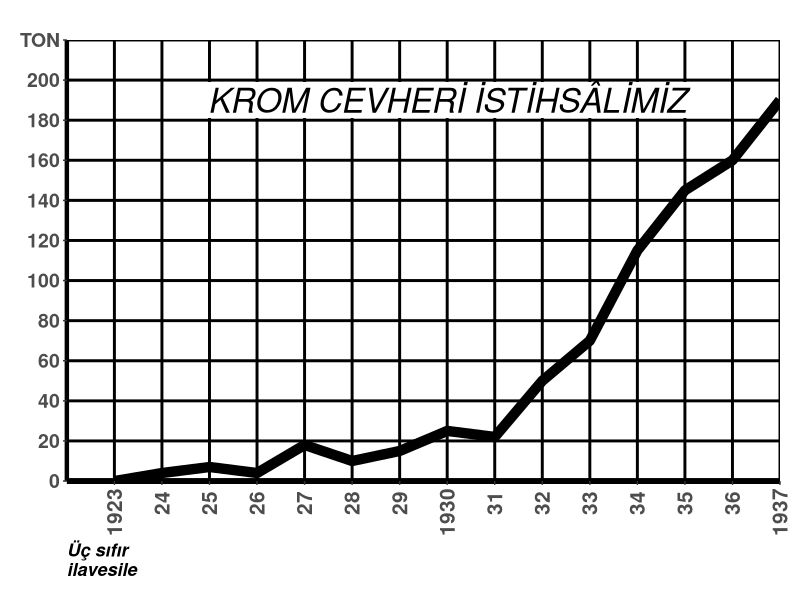

Here is the R script that generated this plot:
library(ggplot2)
tarih <- c(1923,1924,1925,1926,1927,1928,1929,1930,1931,1932,1933,1934,1935,1936,1937)
miktar <- c(0,4,7,4,18,10,15,25,22,50,70,115,145,160,190)
KromCevheri <- data.frame(tarih,miktar)
ggplot(KromCevheri, aes(tarih,miktar)) + geom_line(size=3.5) + 
  labs(caption=
         "Üç sıfır \nilavesile") +
  theme_classic() +
  theme(panel.grid.major = element_line(colour = "black", size = 1)) +
  theme(axis.title = element_blank()) +
  theme(axis.text.x = element_text(angle = 90, face = "bold", size = 15, vjust = 0.5)) +
  theme(axis.text.y = element_text(face="bold", size=14)) +
  theme(axis.line.x = element_line(size = 2)) +
  theme(axis.line.y = element_line(size = 1.5)) +
  theme(plot.caption = element_text(hjust=0, face="bold.italic", size=13)) +
  theme(plot.margin = unit(c(2,1,1,1), "lines")) +
  scale_x_continuous(
    limits = c(1922,1937),
    breaks = c(1923,1924,1925,1926,1927,1928,1929,1930,1931,1932,1933,1934,1935,1936,1937),
    label = c("1923","   24","   25","   26","   27","   28","   29",
              "1930","   31","   32","   33","   34","   35","   36","1937"),
    expand = c(0,0)
  ) +
  scale_y_continuous(
    limits = c(0,220),
    breaks = c(0,20,40,60,80,100,120,140,160,180,200,220),
    label = c("0","20","40","60","80","100","120","140","160","180","200","TON"),
    expand = c(0,0)
  ) +
  annotate(geom="rect", xmin = 1924.05, xmax = 1935.95, ymin = 181, ymax = 199, fill = "white" ) +
  annotate(geom="text", x=1930,y=190,label="KROM CEVHERİ İSTİHSÂLİMİZ", size= 8.5, fontface="italic")
